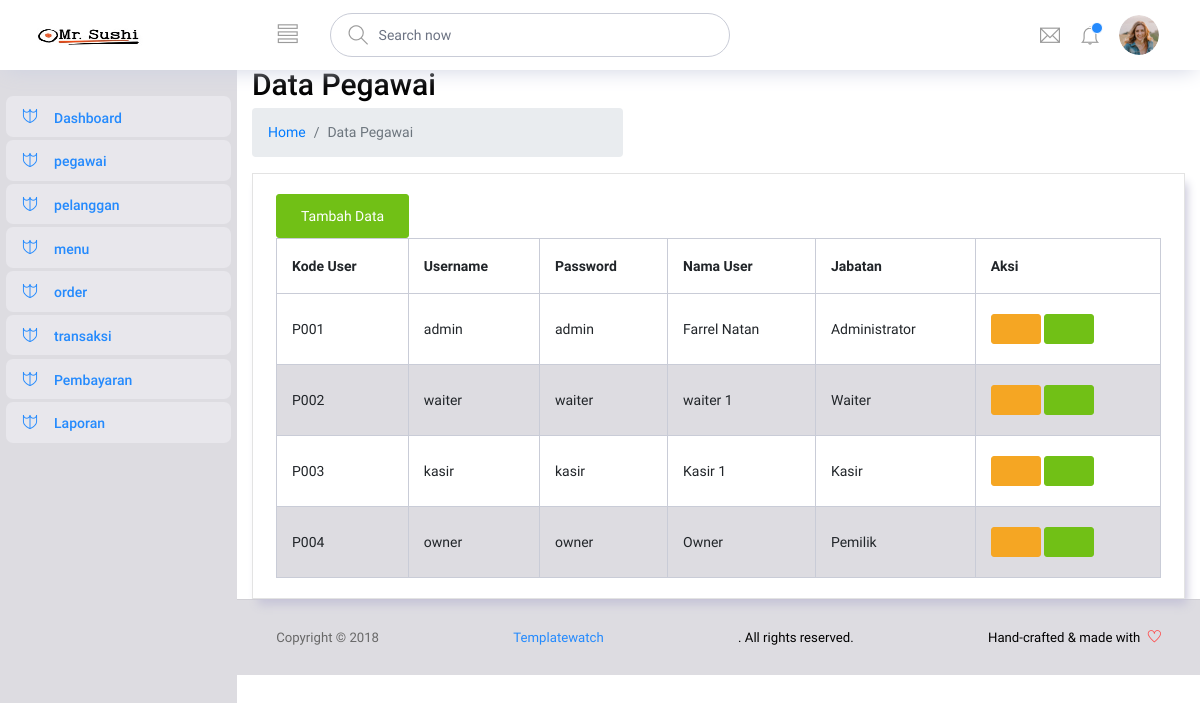
The app's page /index.php?p=datapegawai (signed in) with its own data.
### tables this page shows
CREATE TABLE `user` (
  `id_user` int(10) NOT NULL,
  `username` varchar(50) NOT NULL,
  `password` varchar(50) NOT NULL,
  `nama_user` varchar(100) NOT NULL,
  `id_level` int(1) NOT NULL,
  `photo` varchar(100) NOT NULL
);

CREATE TABLE `level` (
  `id_level` int(10) NOT NULL,
  `nama_level` varchar(50) NOT NULL
);

### view/admin/content/datapegawai.php (the view, shortened to what this page needs)
<div class="page-wrapper">
            <div class="container-fluid">
                <div class="row page-titles">
                    <div class="col-md-5 col-8 align-self-center">
                        <h3 class="text-themecolor m-b-0 m-t-0">Data Pegawai</h3>
                        <ol class="breadcrumb">
                            <li class="breadcrumb-item"><a href="javascript:void(0)">Home</a></li>
                            <li class="breadcrumb-item active">Data Pegawai</li>
                        </ol>
                    </div>
                </div>
        <div class="row">
            <div class="col-12">
                        <div class="card">
                            <div class="card-body">
                                <div class="form-actions">
                                    <a href="index.php?p=tambahpegawai"><button type="submit" class="btn btn-success">Tambah Data</button><a>
                                </div>
                                <div class="table-responsive m-t-40">
                                    <table id="myTable" class="table table-bordered table-striped">
                                        <thead>
                                            <tr>
                                                <th>Kode User</th>
                                                <th>Username</th>
                                                <th>Password</th>
                                                <th>Nama User</th>
                                                <th>Jabatan</th>
                                                <th>Aksi</th>
                                            </tr>
                                        </thead>
                                        <tbody>
                                            <tr>
                                            <?php
                                            if(isset($_POST['button'])){
                                                $sql=mysql_query("SELECT * FROM user");
                                                }else{
                                                    $sql=mysql_query("SELECT * FROM user, level WHERE user.id_level=level.id_level");
                                                }while($data=mysql_fetch_array($sql)){
                                                    if($data['id_level'] != '5'){
                                            ?>
                                                <tr>
                                                    <td>P00<?php echo $data['id_user']; ?></td>
                                                    <td><?php echo $data['username']; ?></td>
                                                    <td><?php echo $data['password']; ?></td>
                                                    <td><?php echo $data['nama_user']; ?></td>
                                                    <td><?php echo $data['nama_level']; ?></td>
                                                    <td><a href="<?php echo"index.php?p=edituser&id=$data[id_masakan]"?>"><button type="button" class="btn btn-warning btn-circle"><i class="mdi mdi-pencil"></i> </button></a>
                                                    <a href="<?php echo"function/admin/hapususer.php?id=$data[id_masakan]"?>"><button type="button" class="btn btn-success btn-circle"><i class="mdi mdi-delete"></i> </button></a>
                                                    </td>
                                                </tr>
                                                <?php
                                                }
                                            }
                                        ?>
                                            </tr>
                                        </tbody>
                                    </table>
                                </div>
                            </div>
                        </div>
                    </div>
                </div>
            </div>
        </div>

### index.php (shortened to what this page needs)
<?php
		if (empty($_SESSION['username']) AND
			empty($_SESSION['password'])){
		 	header('location:login.php');
			}
			else{
				if ($_SESSION['id_level']=='1'){
					include 'view/admin/head.php';
					include 'view/admin/container.php';
					include 'view/admin/footer.php';
			}
		}
?>

### view/admin/head.php (shortened to what this page needs)
<!DOCTYPE html>
<html lang="en">
<head>
  <link rel="stylesheet" href="vendors/ti-icons/css/themify-icons.css">
  <link rel="stylesheet" href="vendors/base/vendor.bundle.base.css">
  <link rel="stylesheet" href="css/style.css">
</head>

### view/admin/container.php (shortened to what this page needs)
<body>
  <div class="container-scroller">
    <nav class="navbar col-lg-12 col-12 p-0 fixed-top d-flex flex-row">
      <div class="text-center navbar-brand-wrapper d-flex align-items-center justify-content-center">
        <a class="navbar-brand brand-logo mr-5" href="index.html"><img src="images/logo.jpg" class="mr-2" alt="logo"/></a>
      </div>
      <div class="navbar-menu-wrapper d-flex align-items-center justify-content-end">
        <button class="navbar-toggler navbar-toggler align-self-center" type="button" data-toggle="minimize">
          <span class="ti-view-list"></span>
        </button>
        <ul class="navbar-nav mr-lg-2">
          <li class="nav-item nav-search d-none d-lg-block">
            <div class="input-group">
              <div class="input-group-prepend hover-cursor" id="navbar-search-icon">
                <span class="input-group-text" id="search">
                  <i class="ti-search"></i>
                </span>
              </div>
              <input type="text" class="form-control" id="navbar-search-input" placeholder="Search now" aria-label="search" aria-describedby="search">
            </div>
          </li>
        </ul>
        <ul class="navbar-nav navbar-nav-right">
          <li class="nav-item dropdown mr-1">
            <a class="nav-link count-indicator dropdown-toggle d-flex justify-content-center align-items-center" id="messageDropdown" href="#" data-toggle="dropdown">
              <i class="ti-email mx-0"></i>
            </a>
          </li>
          <li class="nav-item dropdown">
            <a class="nav-link count-indicator dropdown-toggle" id="notificationDropdown" href="#" data-toggle="dropdown">
              <i class="ti-bell mx-0"></i>
              <span class="count"></span>
            </a>
          </li>
          <li class="nav-item nav-profile dropdown">
            <a class="nav-link dropdown-toggle" href="#" data-toggle="dropdown" id="profileDropdown">
              <img src="images/faces/face28.jpg" alt="profile"/>
            </a>
          </li>
        </ul>
      </div>
    </nav>
    <div class="container-fluid page-body-wrapper">
      <nav class="sidebar sidebar-offcanvas" id="sidebar">
        <ul class="nav">
        <li class="nav-item">
            <a class="nav-link" href="index.php">
              <i class="ti-shield menu-icon"></i>
              <span class="menu-title">Dashboard</span>
            </a>
          </li>
          <li class="nav-item">
            <a class="nav-link" href="index.php?p=datapegawai">
              <i class="ti-shield menu-icon"></i>
              <span class="menu-title">pegawai</span>
            </a>
          </li>
          <li class="nav-item">
            <a class="nav-link" href="index.php?p=datapelanggan">
              <i class="ti-shield menu-icon"></i>
              <span class="menu-title">pelanggan</span>
            </a>
          </li>
          <li class="nav-item">
            <a class="nav-link" href="index.php?p=menu">
              <i class="ti-shield menu-icon"></i>
              <span class="menu-title">menu</span>
            </a>
          </li>
          <li class="nav-item">
            <a class="nav-link" href="index.php?p=order">
              <i class="ti-shield menu-icon"></i>
              <span class="menu-title">order</span>
            </a>
          </li>
          <li class="nav-item">
            <a class="nav-link" href="index.php?p=transaksi">
              <i class="ti-shield menu-icon"></i>
              <span class="menu-title">transaksi</span>
            </a>
          </li>
          <li class="nav-item">
            <a class="nav-link" href="index.php?p=pembayaran">
              <i class="ti-shield menu-icon"></i>
              <span class="menu-title">Pembayaran</span>
            </a>
          </li>
          <li class="nav-item">
            <a class="nav-link" href="index.php?p=laporan">
              <i class="ti-shield menu-icon"></i>
              <span class="menu-title">Laporan</span>
            </a>
          </li>
        </ul>
      </nav>
      <div class="main-panel">
        <?php
            $pages_dir = 'view/admin/content';
                if(!empty($_GET['p'])){
                    $pages = scandir($pages_dir, 0);
                    unset($pages[0], $pages[1]);
                    $p = $_GET['p'];
                    if(in_array($p.'.php', $pages)){
                        include($pages_dir.'/'.$p.'.php');
                    } else {
                        include"/content/404.php";
                    }
                } else {
                    include($pages_dir.'/home.php');
                }
            ?>

### view/admin/footer.php (shortened to what this page needs)
        <footer class="footer">
          <div class="d-sm-flex justify-content-center justify-content-sm-between">
            <span class="text-muted text-center text-sm-left d-block d-sm-inline-block">Copyright © 2018 <a href="https://www.templatewatch.com/" target="_blank">Templatewatch</a>. All rights reserved.</span>
            <span class="float-none float-sm-right d-block mt-1 mt-sm-0 text-center">Hand-crafted & made with <i class="ti-heart text-danger ml-1"></i></span>
          </div>
        </footer>
      </div>
    </div>
  </div>
</body>
</html>

### records on screen
user: id_user "1", username "admin", password "admin", nama_user "Farrel Natan", id_level.nama_level "Administrator"
user: id_user "2", username "waiter", password "waiter", nama_user "waiter 1", id_level.nama_level "Waiter"
user: id_user "3", username "kasir", password "kasir", nama_user "Kasir 1", id_level.nama_level "Kasir"
user: id_user "4", username "owner", password "owner", nama_user "Owner", id_level.nama_level "Pemilik"
